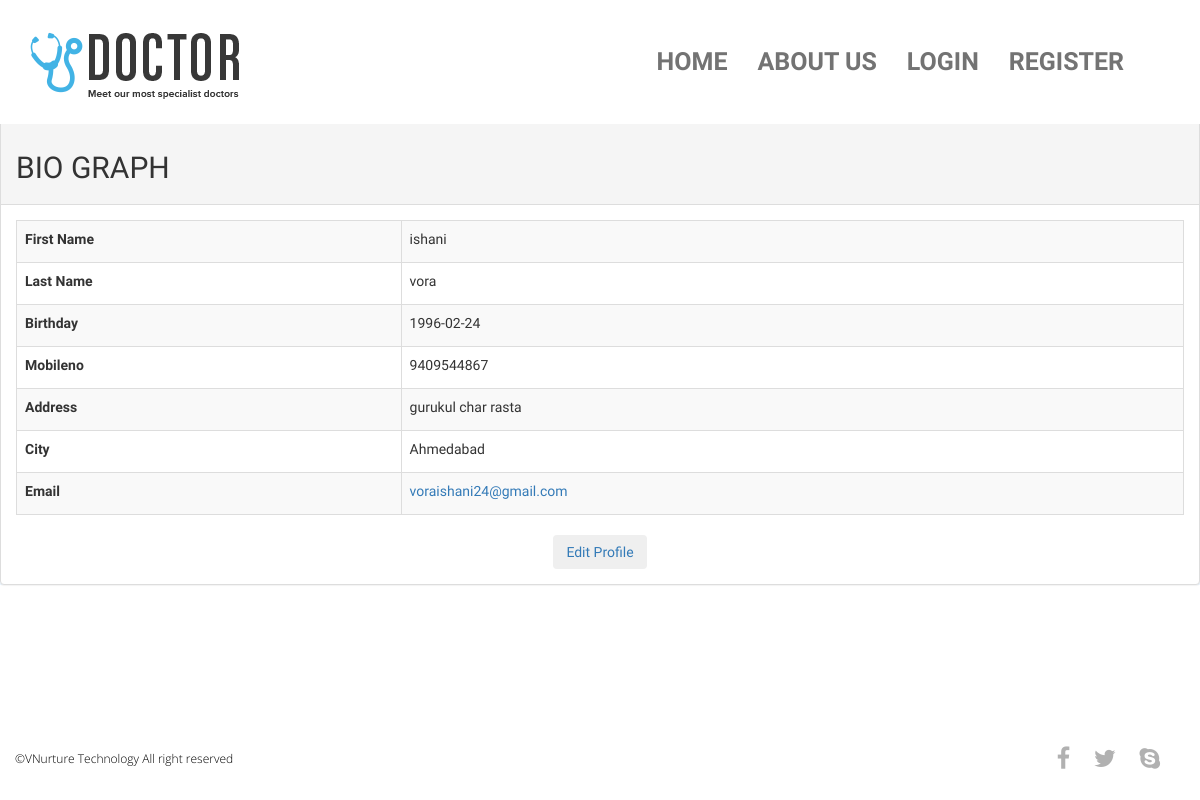
The page /patient/profile.php?id=1 on the database its author committed.
### tables this page shows
CREATE TABLE `user` (
  `Userid` int(10) NOT NULL,
  `Firstname` varchar(20) NOT NULL,
  `Lastname` varchar(20) DEFAULT NULL,
  `Email` varchar(100) NOT NULL,
  `Password` varchar(50) NOT NULL,
  `Address` varchar(50) NOT NULL,
  `City` varchar(50) NOT NULL,
  `Contact` bigint(10) NOT NULL,
  `Usertypeid` int(10) NOT NULL,
  `Image` varchar(100) NOT NULL,
  `DOB` varchar(255) DEFAULT NULL,
  `Gender` varchar(20) DEFAULT NULL
);

### class/User.php (called while the page is built, shortened)
<?php
class User
{
	public function display1($uid)
	{
			$conn=new mysqli("localhost","root","","db_medical");
			$qry="SELECT Firstname,Lastname,Contact,Address,Email,DOB,City,Userid FROM User WHERE Userid=".$uid;
			$data=mysqli_query($conn,$qry);
			return $data;
	}
}
?>

### patient/profile.php (the view, shortened to what this page needs)
<!DOCTYPE html>
<html lang="en">
<head>
    <link rel="stylesheet" href="css/font-awesome.min.css">
    <link rel="stylesheet" href="css/bootstrap.min.css">
    <link rel="stylesheet" href="css/style.css">
        <link rel="stylesheet" type="text/css" href="css/jquery.datetimepicker.css"/ >
        <link rel="stylesheet" type="text/css" href="css/jquery.datetimepicker.min.css"/ >
</head>
<body>
                          <?php
include_once("../class/User.php");
    $Uid=$Utid="";
$data="<header class='top-header'>
        <div class='container'>
            <div class='row'>
                <div class='col-xs-5 header-logo'>
                    <br>
                    <a href='index.html'><img src='img/logo.png' alt='' class='img-responsive logo'></a>
                </div>
                <div class='col-md-7'>
                    <nav class='navbar navbar-default'>
                      <div class='container-fluid nav-bar'>
                        <div class='navbar-header'>
                          <button type='button' class='navbar-toggle collapsed' data-toggle='collapse' data-target='#bs-example-navbar-collapse-1'>
                            <span class='sr-only'>Toggle navigation</span>
                            <span class='icon-bar'></span>
                            <span class='icon-bar'></span>
                            <span class='icon-bar'></span>
                          </button>
                        </div>
                        <div class='collapse navbar-collapse' id='bs-example-navbar-collapse-1'>";
    if($Uid==NULL)
    {
       $data.="   <ul class='nav navbar-nav navbar-right'>
                            <li><a href='index.php' >Home</a></li>
                            <li ><a href='aboutus.php' title='aboutus' >About Us</a></li>
                            <li ><a href='login.php' title='login' >Login</a></li>
                            <li ><a href='registration.php' title='Register' >Register</a></li>
                          </ul>";
    }
     $data.="   </ul></div>";
    echo $data;
    ?>
                        </div>
                      </div>
                </div>
            </div>
    </header>
<br><br><br><br><br><br>
<div class="row-fluid">
                 <div class=" profile span12">
                     <?php
include_once("../class/User.php");
$obj=new User();
if(isset($_GET["id"])){
    $Uid=$_GET["id"];
}
$rec=$obj->display1($Uid);
if($result=mysqli_fetch_array($rec))
{
        $data="   <div class='layout'> <div class='span10'>
                         <div class='space15'></div>
                         <div class='row-fluid'>
                             <div class='span8 bio'>
                <div class='panel panel-default'>
                <div class='panel-heading'><h2>BIO GRAPH</h2></div>
                    <div class='panel-body'>
                                <thead>
                                 <table cellpadding='0' cellspacing='0' border='0' class='table table-striped table-bordered' id=basic-datatable>
                                <tr><td> <label>First Name </label></td><td> ".$result[0]."</td></tr>
                                 <tr><td><label>Last Name </label></td><td> ".$result[1]."</td></tr>
                                 <tr><td> <label>Birthday </label></td><td> ".$result[5]."</td></tr>
                                 <tr><td><label>Mobileno </label></td><td> ".$result[2]."</td></tr>
                                 <tr><td><label>Address </label></td><td> ".$result[3]."</td></tr>
                                 <tr><td><label>City </label></td><td> ".$result[6]."</td></tr>
                                 <tr><td><label>Email </label></td><td> <a href='#'>".$result[4]."</a></td></tr>
                                 <div class='space15'></div>
                                 </table>
                                </thead>
                            <div class='span8'>
                               <center>  <a href='editprofile.php'><input type='button' class='btn' value='Edit Profile'></input> </a></center>
                             </div>";
}
$data.="</div>
                </div></div></div></div>";
echo $data;
 ?>
                     </div>
                      </div>
<?php
    include_once("footer.php");
?>
</body>
</html>

### patient/css/style.css (style rules this page uses)
body { margin: 0; padding: 0; font-family: 'BenchNine', sans-serif; }
li { list-style: none; }
a:hover, a:visited, a { text-decoration: none; }
.top-header { background: #fff !important; position: fixed; width: 100%; z-index: 99999; }
.top-header img.logo { margin-bottom: 25px; margin-top: -15px; transition: all .5s ease 0s; -webkit-transition: all .5s ease 0s; -moz-transition: all .5s ease 0s; -o-transition: all .5s ease 0s; -ms-transition: all .5s ease 0s; }
.navbar-default { background-color: transparent; border-color: transparent; margin-bottom: 0; margin-top: 8px; transition: all .5s ease 0s; -webkit-transition: all .5s ease 0s; -moz-transition: all .5s ease 0s; -o-transition: all .5s ease 0s; -ms-transition: all .5s ease 0s; }
.nav-bar { margin-top: 29px; }
ul.nav { margin: 0; padding: 0; }
.navbar-default .navbar-nav>li>a { font-size: 25px; color: #737373; text-transform: uppercase; transition: all .7s ease 0s; -webkit-transition: all .7s ease 0s; -moz-transition: all .7s ease 0s; -o-transition: all .7s ease 0s; -ms-transition: all .7s ease 0s; padding: 14px 15px; font-weight: bold; }
html, body, .carousel, .carousel-inner, .carousel-inner .item { height: 100%; }

### patient/profile.php (style rules this page uses)
.layout { background-color: #f0f8ff; }

### rows shown on the page
user: Firstname "ishani", Lastname "vora", DOB "1996-02-24", Contact "9409544867", Address "gurukul char rasta", City "Ahmedabad", Email "voraishani24@gmail.com"
